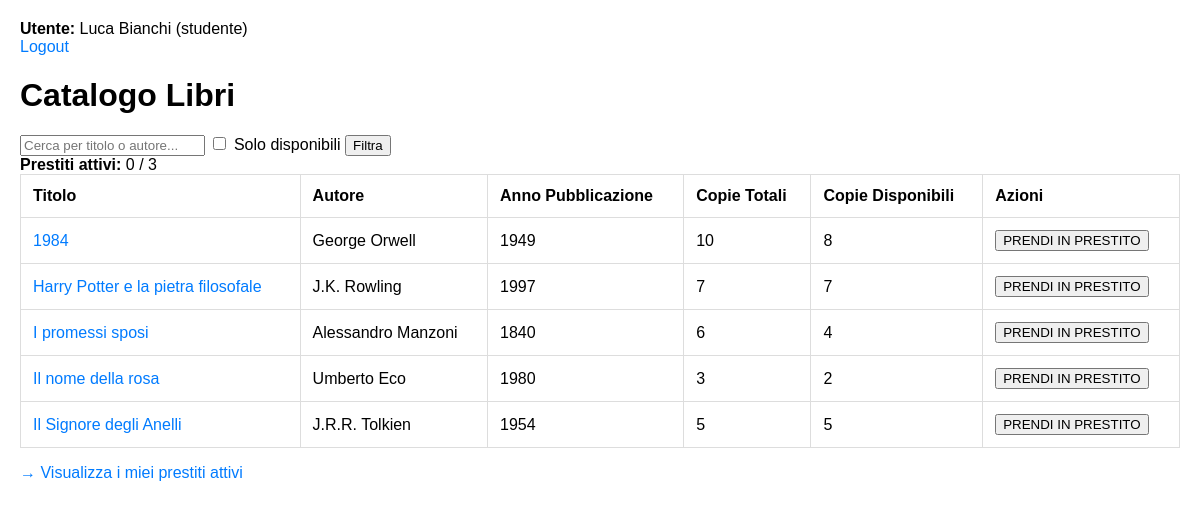
The page /src/libri.php (signed in) on the database its author committed.
### tables this page shows
CREATE TABLE libri (
id_libro INT AUTO_INCREMENT PRIMARY KEY,
titolo VARCHAR(100) NOT NULL,
autore VARCHAR(100) NOT NULL,
anno_pubblicazione INT,
copie_totali INT NOT NULL,
copie_disponibili INT NOT NULL
);

### src/libri.php (the view, shortened to what this page needs)
<?php
    require_once 'config.php';
    $search = $_GET['q'] ?? '';
    $solo_disponibili = isset($_GET['solo_disponibili']) ? true : false;
    $MAX_PRESTITI = 3;
    $prestiti_attivi = 0;
    if($_SESSION['user_ruolo'] === 'studente') {
        $sql = "SELECT COUNT(*) AS count FROM prestiti WHERE id_utente = ? AND data_fine IS NULL";
        $stmt = mysqli_prepare($conn, $sql);
        mysqli_stmt_bind_param($stmt, 'i', $_SESSION['user_id']);
        mysqli_stmt_execute($stmt);
        $result = mysqli_stmt_get_result($stmt);
        $row = mysqli_fetch_assoc($result);
        $prestiti_attivi=(int)$row['count'];
    }
    $sql = "SELECT * FROM libri WHERE (titolo LIKE ? OR autore LIKE ?)";
    $sql .= " ORDER BY titolo";
    $like = '%' . $search . '%';
    $search_param[] = $like;
    $search_param[] = $like;
    $stmt = mysqli_prepare($conn, $sql);
    mysqli_stmt_bind_param($stmt, 'ss', $search_param[0], $search_param[1]);
    mysqli_stmt_execute($stmt);
    $result = mysqli_stmt_get_result($stmt);
?>
<!DOCTYPE html>
<html lang="it">
    <head>
    </head>
    <body>
    <div>
        <strong>Utente:</strong> <?php echo htmlspecialchars($_SESSION['user_nome'] . ' ' . $_SESSION['user_cognome']); ?>
        (<?php echo htmlspecialchars($_SESSION['user_ruolo']); ?>)
    </div>
    <div>
        <a href="logout.php">Logout</a>
    </div>
    <h1>Catalogo Libri</h1>
    <div class="search-form">
        <form method="get">
            <input type="text" name="q" placeholder="Cerca per titolo o autore..." value="<?php echo htmlspecialchars($search); ?>">
            <label>
                <input type="checkbox" name="solo_disponibili" <?php if ($solo_disponibili) echo 'checked'; ?>>
                Solo disponibili
            </label>
            <button type="submit">Filtra</button>
        </form>
    </div>
    <?php if ($_SESSION['user_ruolo'] === 'studente'): ?>
    <div class="prestiti-info">
        <strong>Prestiti attivi:</strong> <?php echo $prestiti_attivi; ?> / <?php echo $MAX_PRESTITI; ?>
    </div>
    <?php endif; ?>
    <table>
        <thead>
            <tr>
                <th>Titolo</th>
                <th>Autore</th>
                <th>Anno Pubblicazione</th>
                <th>Copie Totali</th>
                <th>Copie Disponibili</th>
                <th>Azioni</th>
            </tr>
        </thead>
        <tbody>
            <?php while($libro = mysqli_fetch_assoc($result)): ?>
                <tr>
                    <td>
                        <a href="libro.php?id=<?php echo $libro['id_libro']; ?>">
                            <?php echo htmlspecialchars($libro['titolo']); ?>
                        </a>
                    </td>
                    <td><?php echo htmlspecialchars($libro['autore']); ?></td>
                    <td><?php echo htmlspecialchars($libro['anno_pubblicazione']); ?></td>
                    <td><?php echo (int)$libro['copie_totali']; ?></td>
                    <td><?php echo (int)$libro['copie_disponibili']; ?></td>
                    <td>
                        <?php if ($_SESSION['user_ruolo'] === 'studente' && $libro['copie_disponibili'] > 0 && $prestiti_attivi < $MAX_PRESTITI): ?>
                            <form method="post" action="presta_libro.php">
                                <button type="submit" class="presta">PRENDI IN PRESTITO</button>
                            </form>
                        <?php else: ?>
                            -
                        <?php endif; ?>
                    </td>
                </tr>
            <?php endwhile; ?>
        </tbody>
    </table>
    <?php if ($_SESSION['user_ruolo'] === 'studente'): ?>
    <p><a href="prestiti.php">→ Visualizza i miei prestiti attivi</a></p>
    <?php endif; ?>
</body>
</html>

### src/libri.php (style rules this page uses)
body { font-family: Arial, sans-serif; margin: 20px; }
h1 { margin-bottom: 20px; }
table { width: 100%; border-collapse: collapse; }
table th, table td { border: 1px solid #ddd; padding: 12px; text-align: left; }
a { color: #007bff; text-decoration: none; }

### rows shown on the page
libri: titolo "1984", autore "George Orwell", anno_pubblicazione "1949", copie_totali "10", copie_disponibili "8"
libri: titolo "Harry Potter e la pietra filosofale", autore "J.K. Rowling", anno_pubblicazione "1997", copie_totali "7", copie_disponibili "7"
libri: titolo "I promessi sposi", autore "Alessandro Manzoni", anno_pubblicazione "1840", copie_totali "6", copie_disponibili "4"
libri: titolo "Il nome della rosa", autore "Umberto Eco", anno_pubblicazione "1980", copie_totali "3", copie_disponibili "2"
libri: titolo "Il Signore degli Anelli", autore "J.R.R. Tolkien", anno_pubblicazione "1954", copie_totali "5", copie_disponibili "5"

### other values the page prints
$_SESSION['user_nome'] . ' ' . $_SESSION['user_cognome'] "Luca Bianchi"
$_SESSION['user_ruolo'] "studente"
$prestiti_attivi "0"
$MAX_PRESTITI "3"
